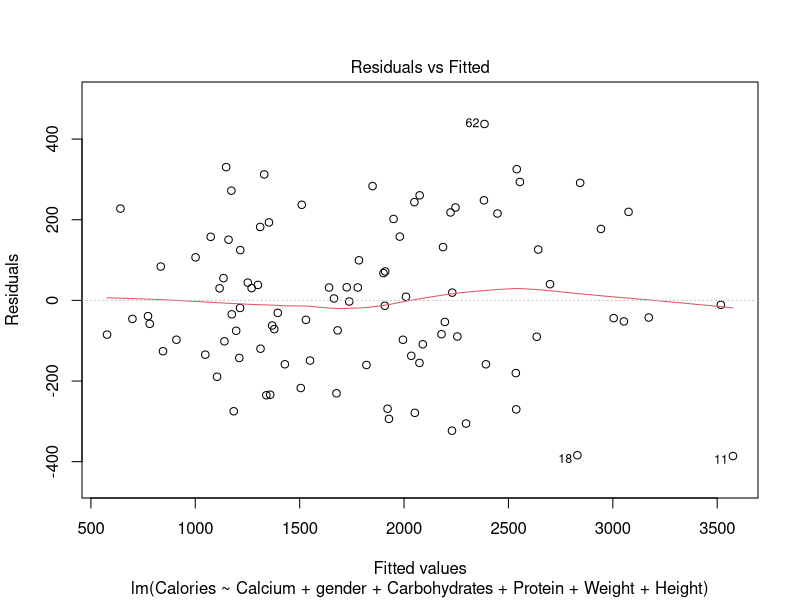
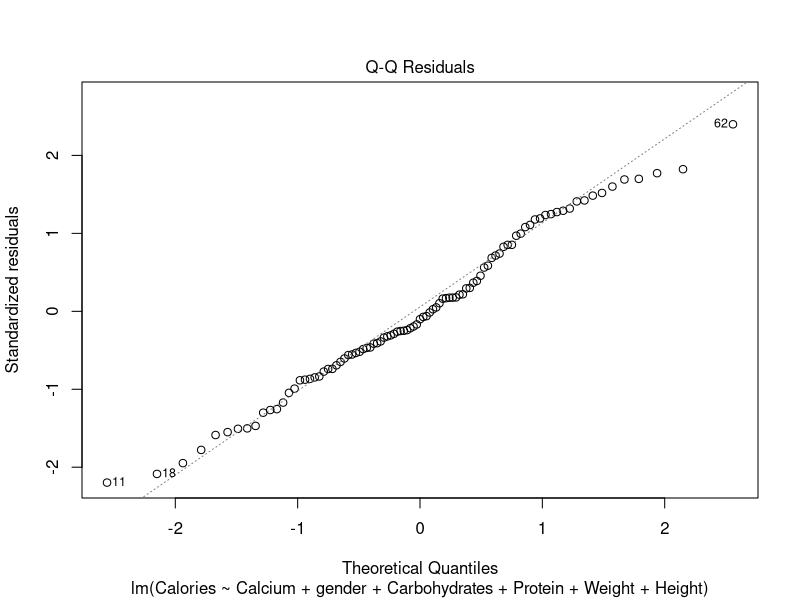

R code for these plots, in order:
## ---- chunk 1
knitr::opts_chunk$set(echo = TRUE)
## ---- chunk 2
# Load the required library
library(readr)

# Read the CSV file
data <- read_csv("lab4data(1).csv")

# Print the first few rows of the data to inspect its structure
head(data)

## ---- chunk 3
# Load the required libraries
library(dplyr)
library(ggplot2)
library(broom)

# Read the CSV file
data <- read.csv("lab4data(1).csv")




## Including Plots
head(data)


## ---- chunk 4
# Fit a linear regression model
model <- lm(Calories ~ Calcium + gender + Carbohydrates + Protein + Weight + Height, data = data)

# Print the model summary
summary(model)
## ---- chunk 5
summary(model)
## ---- chunk 6
# Residual plot
plot(model, which = 1)

# Normal probability plot
plot(model, which = 2)

# Test for homoscedasticity (Breusch-Pagan test)

# Test for normality of residuals (Shapiro-Wilk test)
shapiro.test(resid(model))

